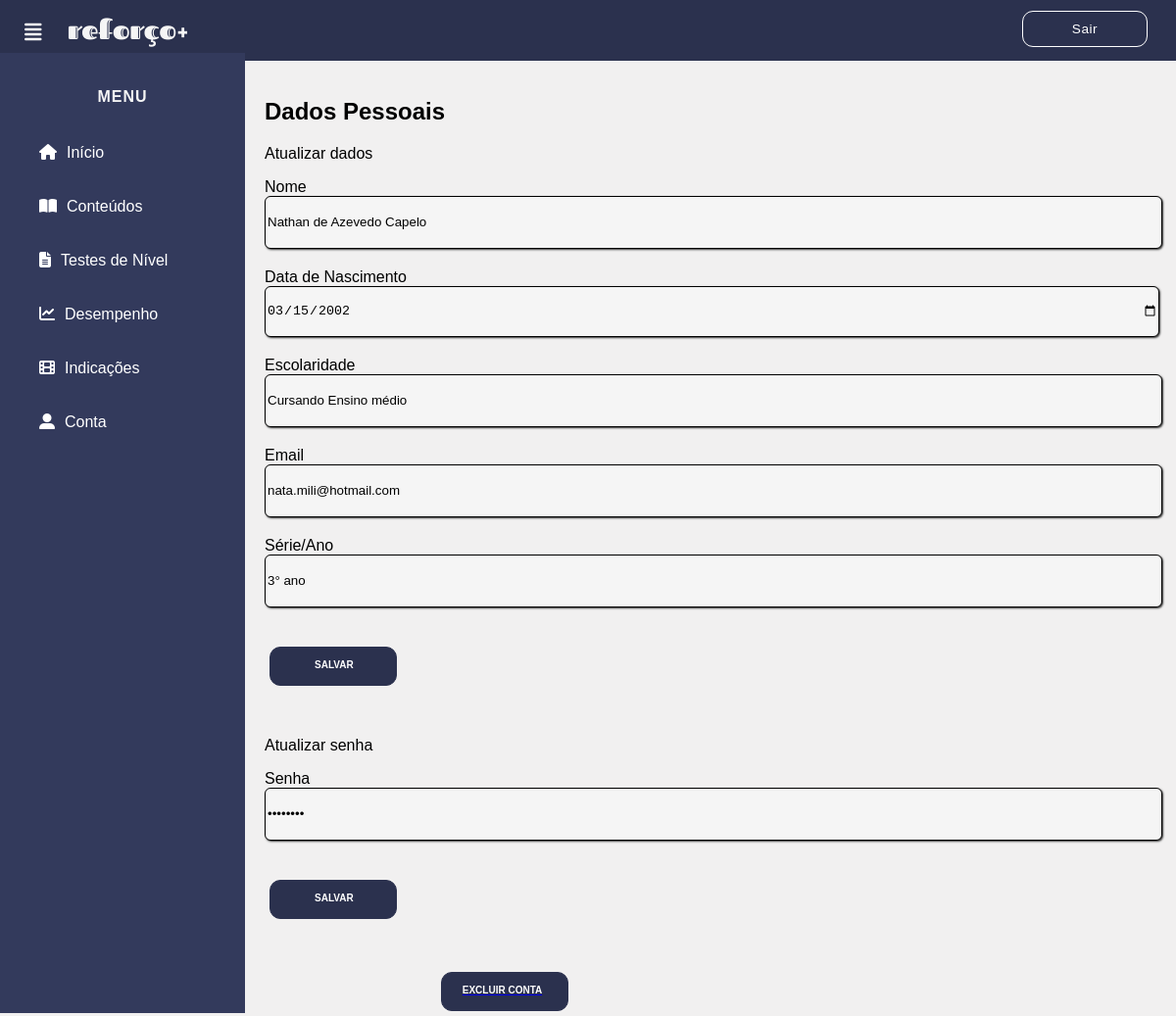
The app's page /php/conta.php (signed in), older data.
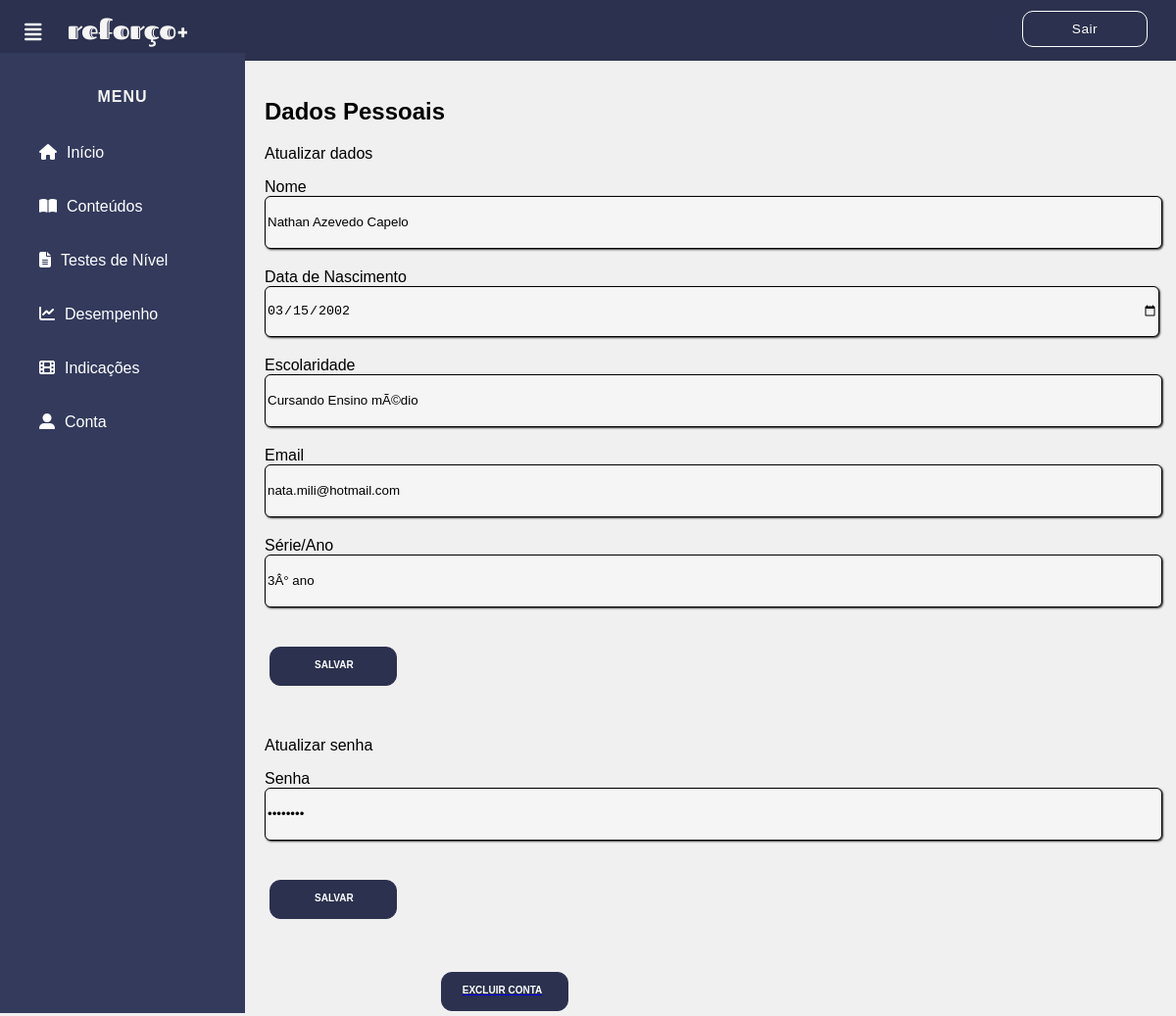
The same page, newer data.
### tables this page shows
CREATE TABLE `usuario` (
  `ID_usuario` int(3) NOT NULL,
  `nome_usuario` varchar(100) NOT NULL,
  `data_nasc` date NOT NULL,
  `escolaridade` varchar(50) NOT NULL,
  `email_usuario` varchar(100) NOT NULL,
  `senha_usuario` varchar(10) NOT NULL,
  `serie_ano` varchar(30) NOT NULL
);

### php/conta.php (the view, shortened to what the changed rows need)
<!DOCTYPE html>
<html lang="pt-br">
<head>
    <link rel="stylesheet" href="../css/inicio.css">
	<link rel="stylesheet" href="../css/conta.css">
  </head>
  <body>
<?php
$email=$_SESSION['email_usuario'];
$conexao = mysqli_connect('127.0.0.1','root','','bd_reo_tcc') or die("erro de conexão");
if($email=="ADM_reforc@gmail.com"){
  $consulta="SELECT * FROM administrador WHERE email_adm = '$email'";
  $res = mysqli_query($conexao, $consulta);
        $mostrar = mysqli_fetch_array($res);
?>
<div class="menu">
      <center>
      <h4>MENU</h4>
      </center>
      <a href="../inicio_adm.html"><i class="fas fa-home"></i><span>Início</span></a>
      <a href="includeconteudos.php"><i class="fas fa-book-open"></i><span>Cadastro de conteúdos</span></a>
      <a href="includequestoes.php"><i class="fas fa-file-alt"></i><span>Cadastro de questões</span></a>
      <a href="includeindicacoes.php"><i class="fas fa-film"></i><span>Cadastro de indicações</span></a>
      <a href="conta.php"><i class="fas fa-user-alt"></i><span>Conta</span></a>
    </div>
    <div class="conteudo">
<form action="editar_adm.php" method="POST">
						<h2> Dados Pessoais </h2>
						<p> Atualizar dados </p>
					    <label for="exampleInputEmail1">Nome</label>
						<input type="TEXT" class="form-control1" id="exampleInputEmail1" aria-describedby="emailHelp" name="Nome" placeholder="Nome"  style="text-align: left " value="<?php echo utf8_encode($mostrar['nome_adm']);?>" required>
					    <label for="exampleInputEmail1">Email</label>
						<input type="email" class="form-control4" id="exampleInputEmail1" aria-describedby="emailHelp" name="Email" placeholder="Email" style="text-align: left" value="<?php echo utf8_encode($mostrar['email_adm']);?>" disabled>
					    <button type="submit" class="btn2 btn-color2" style= "text-align:left">Salvar</button>
					   <br><br><br>
						<p> Atualizar senha </p>
                        <label for="exampleInputPassword1">Senha</label>
                        <input type="password" class="form-control6" id="exampleInputPassword1" name="Senha"  placeholder="Senha" style="text-align: left" value="<?php echo $mostrar['senha_adm'];?>" required>
			        <button type="submit" class="btn2 btn-color2" style= "text-align:left">Salvar</button>
					</form>
<br>
<br>
<br>
		<?php
}
else{
  $consulta="SELECT * FROM usuario WHERE email_usuario = '$email'";
$res = mysqli_query($conexao, $consulta);
        $mostrar = mysqli_fetch_array($res);
?>
<div class="menu">
      <center>
      <h4>MENU</h4>
      </center>
      <a href="../inicio.html"><i class="fas fa-home"></i><span>Início</span></a>
      <a href="conteudos.php"><i class="fas fa-book-open"></i><span>Conteúdos</span></a>
      <a href="testeniveis.php"><i class="fas fa-file-alt"></i><span>Testes de Nível</span></a>
      <a href="#"><i class="fas fa-chart-line"></i><span>Desempenho</span></a>
      <a href="indicacoes.php"><i class="fas fa-film"></i><span>Indicações</span></a>
      <a href="conta.php"><i class="fas fa-user-alt"></i><span>Conta</span></a>
    </div>
    <div class="conteudo">
<form action="editar.php" method="POST">
						<h2> Dados Pessoais </h2>
						<p> Atualizar dados </p>
					    <label for="exampleInputEmail1">Nome</label>
						<input type="TEXT" class="form-control1" id="exampleInputEmail1" aria-describedby="emailHelp" name="Nome" placeholder="Nome Completo"  style="text-align: left " value="<?php echo utf8_encode($mostrar['nome_usuario']);?>" required>
					    <label for="exampleInputEmail1">Data de Nascimento</label>
						<input type="date" class="form-control2" id="exampleInputEmail1" aria-describedby="emailHelp" name="data_nasc" placeholder="Data de Nascimento" style="text-align: left" value="<?php echo utf8_encode($mostrar['data_nasc']);?>" required>
					    <label for="exampleInputEmail1">Escolaridade</label>
						<input type="text" class="form-control3" id="exampleInputEmail1" aria-describedby="emailHelp" name="escolaridade"  placeholder="Escolaridade" style="text-align: left" value="<?php echo utf8_encode($mostrar['escolaridade']);?>" required>
					    <label for="exampleInputEmail1">Email</label>
						<input type="email" class="form-control4" id="exampleInputEmail1" aria-describedby="emailHelp" name="Email" placeholder="Email" style="text-align: left" value="<?php echo utf8_encode($mostrar['email_usuario']);?>" required>
					    <label for="exampleInputEmail1">Série/Ano</label>
						<input type="text" class="form-control5" id="exampleInputEmail1" aria-describedby="emailHelp" name="Serie_ano"  placeholder="Serie/ano" style="text-align: left" value="<?php echo utf8_encode($mostrar['serie_ano']);?>" required>
					    <button type="submit" class="btn2 btn-color2" style= "text-align:left">Salvar</button>
					   <br><br><br>
						<p> Atualizar senha </p>
                        <label for="exampleInputPassword1">Senha</label>
                        <input type="password" class="form-control6" id="exampleInputPassword1" name="Senha"  placeholder="Senha" style="text-align: left" value="<?php echo $mostrar['senha_usuario'];?>" required>
			        <button type="submit" class="btn2 btn-color2" style= "text-align:left">Salvar</button>
					</form>
<br>
<br>
<br>
		<?php
       echo "<a href='excluir.php?email=".$mostrar['email_usuario']."'><button class='btn1 btn-color1'>Excluir conta</button></a>";
}
?>
</div>
</body>
</html>

Row changes from the older to the newer data that the page shows:
changed usuario "nata.mili@hotmail.com": Nome "Nathan de Azevedo Capelo" → "Nathan Azevedo Capelo"; escolaridade "Cursando Ensino médio" → "Cursando Ensino mÃ©dio"; Serie_ano "3° ano" → "3Â° ano"
